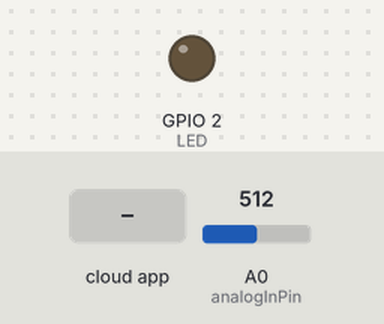
Simulated run of this sketch. Board: ESP8266 (NodeMCU). Parts: output pins drawn as LEDs (lit = HIGH). The inputs (shaded band) are chosen by the test bench; at power-on: A0 (analogInPin) = 512. WiFi joins after 1.5 s; servers stay silent unless stated; the Firebase database answers and starts empty; what the sketch prints to the serial monitor is not drawn.

Above: at 3.1 s.
3.2 s: the phone or cloud app sets kieustring to Stop
At 4.7 s:
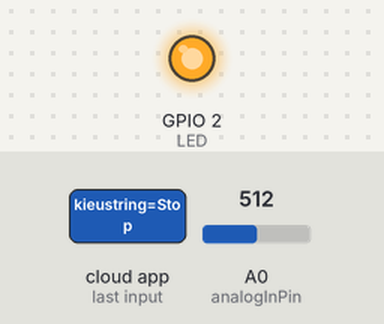
Timing chart, 0 to 6.2 s (numbered marks = the images above; inputs shaded):
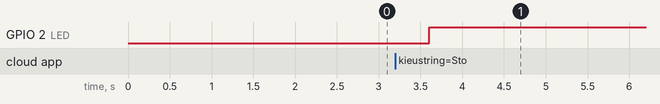

The sketch:

Read_send_data.ino
```cpp
#include <FirebaseESP8266.h>
#include <ESP8266Wifi.h>
const char* ssid = "Quynh Tien";
const char* password = "hieu2211";
FirebaseData dulieufirebase;
String a;
int b;
float c;
int LED = 2; // GPIO16 (D0)
unsigned long startTime;
unsigned long endTime;
unsigned long dataReceived = 0;
unsigned long previousMillis = 0;
const unsigned long interval = 1000;  // Cập nhật băng thông mỗi giây (1000ms)
float dataRateReceived;

float voltage;
float bat_percentage;
int analogInPin  = A0;    // Analog input pin
int sensorValue;

void setup()
{
  Serial.begin(115200);
  ketnoiwifi();
  Firebase.begin("ledcontrol-122a1-default-rtdb.asia-southeast1.firebasedatabase.app","N2VrFZrTzu8UN8OMJ7uP1QNfUaWWOU64fSxijpLG");
  Firebase.setString(dulieufirebase,"kieustring","hello");
  Firebase.setInt(dulieufirebase,"kieuint",2001);
  Firebase.setFloat(dulieufirebase,"kieufloat",0);
  pinMode(LED, OUTPUT);
  digitalWrite(LED, LOW);
}

void loop()
{
  startTime = millis();
  Firebase.getString(dulieufirebase,"kieustring");
  a = dulieufirebase.stringData();
  // Firebase.getInt(dulieufirebase,"kieuint");
  // b = dulieufirebase.intData();
  // Firebase.getFloat(dulieufirebase,"kieufloat");
  // c = dulieufirebase.floatData();
  endTime = millis();
  Serial.print("a = ");
  Serial.print(a);
  Serial.print("\t");
  Serial.print("time = ");
  Serial.print(endTime - startTime);
  Serial.print(" ms\t");
  dataReceived += a.length();// + sizeof(b) + sizeof(c);

  Firebase.setInt(dulieufirebase,"kieuint",endTime - startTime);

  sensorValue = analogRead(analogInPin);
  voltage = (((sensorValue * 3.3) / 1024) * 2); //multiply by two as voltage divider network is 100K & 100K Resistor
  bat_percentage = map(voltage, 0, 4.2, 0, 100); //2.8V as Battery Cut off Voltage & 4.2V as Maximum Voltage
  if (bat_percentage >= 100)
  {
    bat_percentage = 100;
  }
  if (bat_percentage <= 0)
  {
    bat_percentage = 1;
  }
  Serial.print("Output Voltage = ");
  Serial.print(voltage);
  Serial.print("\tBattery Percentage = ");
  Serial.print(bat_percentage);

  Firebase.setFloat(dulieufirebase,"kieufloat",bat_percentage);

  if(a == "Stop") digitalWrite(LED, HIGH); // Turn LED OFF
  else digitalWrite(LED, LOW);// Turn LED OFF

  // Tính băng thông
  unsigned long currentMillis = millis();
  if (currentMillis - previousMillis >= interval) {
    dataRateReceived = (float)dataReceived / ((currentMillis - previousMillis) / 1000);  // Băng thông nhận (KB/s)
  }
    Serial.print("\tData Rate Received: ");
    Serial.print(dataRateReceived);
    Serial.println(" B/s");
  if (currentMillis - previousMillis >= interval) {
    // Đặt lại biến cho lần tính băng thông tiếp theo
    dataReceived = 0;
    previousMillis = currentMillis;
  }
  Firebase.setInt(dulieufirebase,"rate",dataRateReceived);
}

void ketnoiwifi()
{
  Serial.print("Bat dau ket noi wifi ");
  Serial.println(ssid);
  WiFi.begin(ssid,password);
  while (!(WiFi.status() == WL_CONNECTED))
  {
    delay(500);
    Serial.print(".");
  }
  Serial.println("");
  Serial.println("Ket noi thanh cong");
}
```

Measured:
- after the input at 3.2 s, GPIO 2 (LED): LOW → HIGH after 0.41 s
